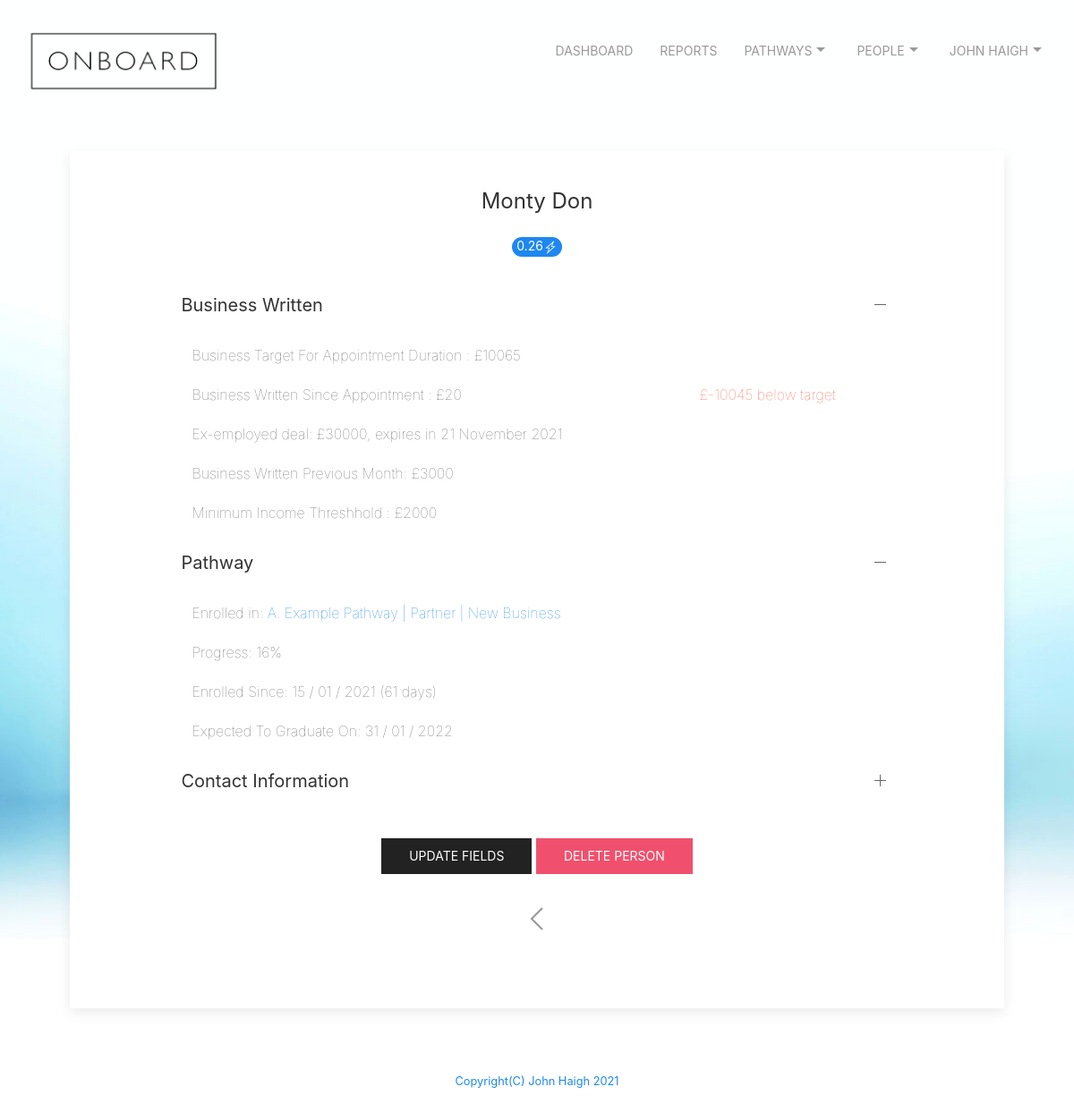
The page /viewperson?name=montydon@email.com (signed in) on the database as committed earlier.
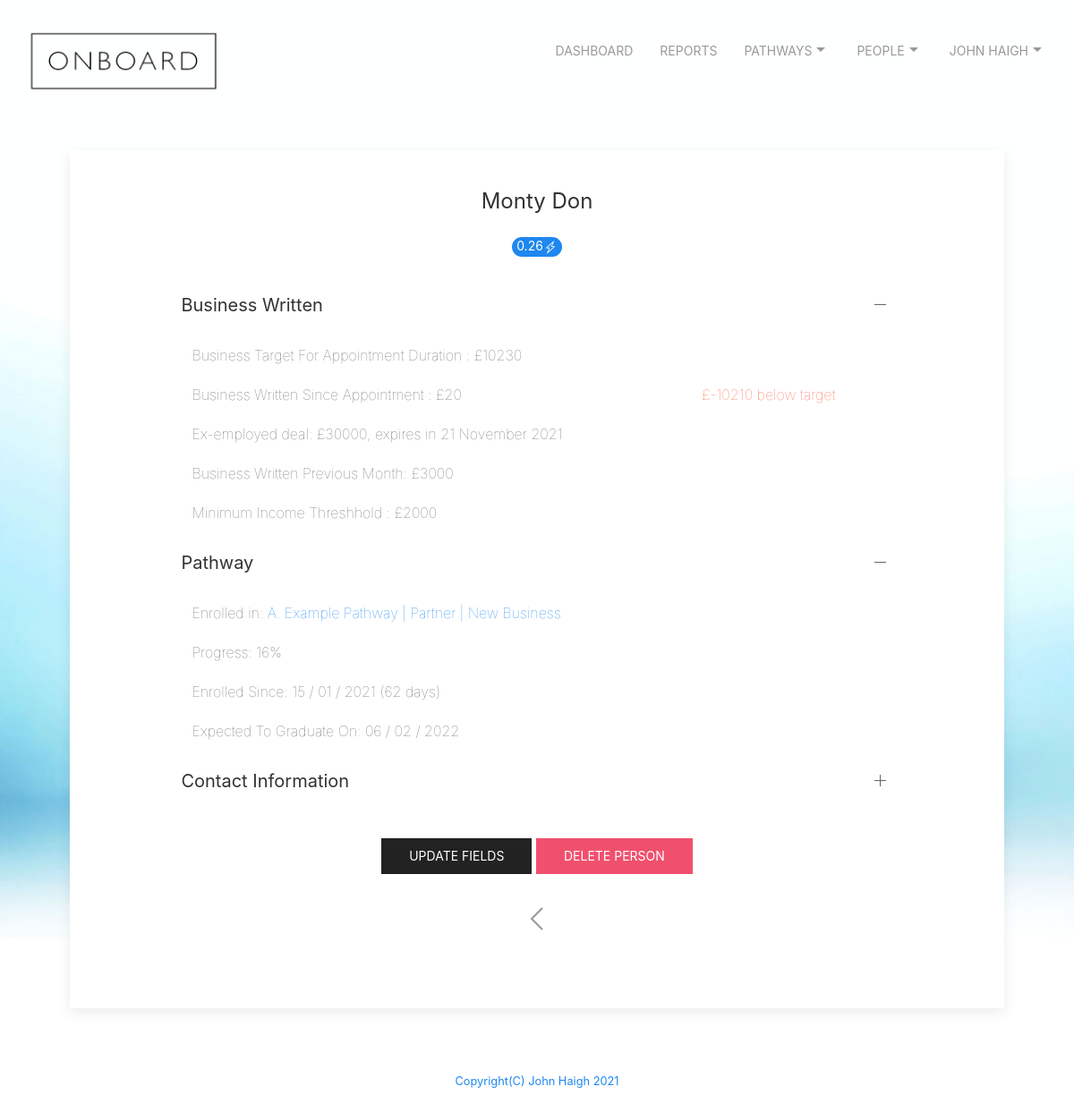
The same page on the database as committed later.
### tables this page shows
CREATE TABLE people ('id' integer PRIMARY KEY NOT NULL, 'firstname' text NOT NULL, 'lastname' text NOT NULL, 'mobile' text NOT NULL, 'email' text NOT NULL, 'pdm' text NOT NULL, 'bam' text, 'pathwayEnrolled' text, 'pathwayEnrolledDate' text, 'pathwayEnrolledPosition' text, 'pathwayEnrolledProgress' integer,  'pathwayEnrolledPositionDate' text, 'history' text, 'exEmployedDeal' text, 'exEmployedDealExpiry' text, 'businessWrittenPreviousMonth' integer, 'businessWrittenYearToDate'  integer, 'daysinpathway' integer, 'estcompletion' text, 'score' int, 'minincome' int);

### app.py (the view)
@app.route("/viewperson", methods=["GET", "POST"])
@login_required
def viewperson():
    if request.method == "GET":
        db = SQL("sqlite:///onboard.db")
        info = db.execute("SELECT * FROM users WHERE id = ?", session["user_id"])
        username = info[0]['email']
        firstname = info[0]['firstname']
        lastname = info[0]['lastname']
        personemail = request.args.get('name')
        fullname = firstname + ' ' + lastname
        rows = db.execute("SELECT DISTINCT * FROM people WHERE email = ?", personemail)
        targetnumber = int(rows[0]['daysinpathway']) * 165
        resultnumber = int(rows[0]['businessWrittenYearToDate']) - targetnumber
        if resultnumber < 0:
            resultstring = '£'+str(resultnumber) + ' below target'
            style = 'red'
        else:
            resultstring = '+£'+str(resultnumber) + ' above target'
            style = 'green'
        return render_template("viewperson.html", FullName = fullname, rows = rows, targetnumber = targetnumber, result = resultstring, style = style)

### app.py (called while the page is built)
@app.after_request
def after_request(response):
    response.headers["Cache-Control"] = "no-cache, no-store, must-revalidate"
    response.headers["Expires"] = 0
    response.headers["Pragma"] = "no-cache"
    return response

def login_required(f):
    @wraps(f)
    def decorated_function(*args, **kwargs):
        if session.get("user_id") is None:
            return redirect("/login")
        return f(*args, **kwargs)
    return decorated_function

### templates/viewperson.html (shortened to what this page needs)
{% extends "layout.html" %}
{% block main %}
<div class="uk-card uk-card-default uk-card-small">
  <div class="uk-card-body" id="width">
    <div class="uk-text-center uk-card-body">
      <h3>{{ rows[0]["firstname"] }} {{ rows[0]['lastname'] }}</h3>
      <span class="uk-badge uk-badge-success"><span uk-icon="icon: bolt; ratio: 0.8">{{rows[0]['score']}}</span></span>
    </div>
    <ul uk-accordion="multiple: true">
      <li class="uk-open">
          <a class="uk-accordion-title" href="#">Business Written</a>
          <div class="uk-accordion-content">
            <table class="uk-table uk-table-small uk-text uk-text-lighter">
              <tr><td >Business Target For Appointment Duration : £{{targetnumber}}</td></tr>
              <tr><td {{style}}>Business Written Since Appointment : £{{ rows[0]['businessWrittenYearToDate'] }}   <td id="{{style}}">{{result}}</td></tr>
              <tr><td>Ex-employed deal: £{{ rows[0]['exEmployedDeal'] }}, expires in {{ rows[0]['exEmployedDealExpiry'] }} </td></tr>
              <tr><td>Business Written Previous Month: £{{ rows[0]['businessWrittenPreviousMonth'] }} </td></tr>
              <tr><td>Minimum Income Threshhold : £{{ rows[0]['minincome'] }} </td></tr>
              </table>
          </div>
      </li>
        <li class="uk-open">
            <a class="uk-accordion-title" href="#">Pathway</a>
            <div class="uk-accordion-content">
              <table class="uk-table uk-table-small uk-text uk-text-lighter">
                <tr><td>Enrolled in: <a href="/progress?name={{rows[0]["email"]}}&pathway={{rows[0]['pathwayEnrolled']}}">{{rows[0]['pathwayEnrolled']}}</a></td></tr>
                <tr><td>Progress: {{rows[0]['pathwayEnrolledProgress']}}%</td></tr>
                <tr><td>Enrolled Since: {{rows[0]['pathwayEnrolledDate']}} ({{rows[0]['daysinpathway']}} days)</td><tr>
                <tr><td>Expected To Graduate On: {{rows[0]['estcompletion']}}</td></tr>
                </table>
            </div>
        </li>
        <li>
            <a class="uk-accordion-title" href="#">Contact Information</a>
        </li>
    </ul>
        <div id="center">
          <a class="uk-button uk-button-secondary" href="/updatefields?name={{rows[0]['email']}}">Update Fields</a>   <a class="uk-button uk-button-danger" href="/delete?id=person&name={{rows[0]['email']}}"onclick="return confirm('Are you sure you want to delete this person?\r\rThis cannot be undone.')">Delete Person</a>
        <div id="center">
          <a href="/people" class="uk-icon-link" uk-icon="icon: chevron-left;ratio: 2"></a>
        </div>
        </div>
    </div>
  </div>
  {% endblock %}

### templates/layout.html (shortened to what this page needs)
<!DOCTYPE html>
<html lang="en">
<head>
  <link href="https://maxcdn.bootstrapcdn.com/bootstrap/4.1.3/css/bootstrap.min.css" rel="stylesheet">
  <link href="/static/styles.css" rel="stylesheet">
  <link rel="stylesheet" href="static/css/uikit.min.css" />
</head>
<div class="uk-position-relative">
  <div class="uk-position-top">
    <nav class="uk-navbar-container uk-navbar-transparent" uk-navbar>
      <div class="uk-navbar-right" >
        <ul class="uk-navbar-nav">
          {% if session.user_id %}
          <li><a href="/dashboard">Dashboard</a></li>
          <li><a href="/report">Reports</a></li>
          <li><a href="/pathways">Pathways<span uk-icon="icon:  triangle-down"></span></a>
          </li>
          <li><a href="/people">People<span uk-icon="icon:  triangle-down"></span></a>
          </li>
          <li>
            <a href="#">{{FullName}}<span uk-icon="icon:  triangle-down"></span></a>
                {% else %}
                <li><a href="/register">Register</a></li>
                <li><a href="/login">Login</a></li>
                {% endif %}
          </li>
        </ul>
      </div>
    </nav>
  </div>
</div>
<body class="p-3 mb-2 bg-light">
  <nav class="uk-navbar-container uk-navbar-transparent">
    {% if session.user_id %}
    <a href="/dashboard"><img src="/static/images/onboard_logo.png" height="75px" width="244px" alt="Logo"></a>
    {% else %}
    <a href="/dashboard"><img src="/static/images/onboard_logo.png" height="75px" width="244px" alt="Logo"></a>
    {% endif %}
  <main class="container p-5">
    {% block main %}{% endblock %}
  </main>
<footer id="page-footer" class="uk-margin-top" uk-sticky="bottom: true">
      <div class="footer">
          <a href="mailto:johnhaigh@icloud.com"><small>Copyright(C) John Haigh 2021</small></p>
        </div>
</footer>
</body>
</html>

### static/styles.css (style rules this page uses)
#center { margin-left: auto; margin-right: auto; text-align: center; padding: 30px; }
#width { margin-left: auto; margin-right: auto; width: 80%; padding: 20px; }
body { border-color: coral; }
body { background-image: url("images/onboard_homepage_background_1400x933px.jpg"); background-repeat: repeat; background-size: cover; background-color: #464646; height: 200vh; }
.footer { text-align: center; height: 40px; width: 300px%; border-width: thin; border-color: black; }
#red { color:Tomato; }

Rows that differ between the two databases and show on the page:
changed people "Monty": daysinpathway "61" → "62"; estcompletion "31 / 01 / 2022" → "06 / 02 / 2022"
Other text that changed with them:
{{ targetnumber }}: "10065" → "10230"
{{ result }}: "£-10045 below target" → "£-10210 below target"
